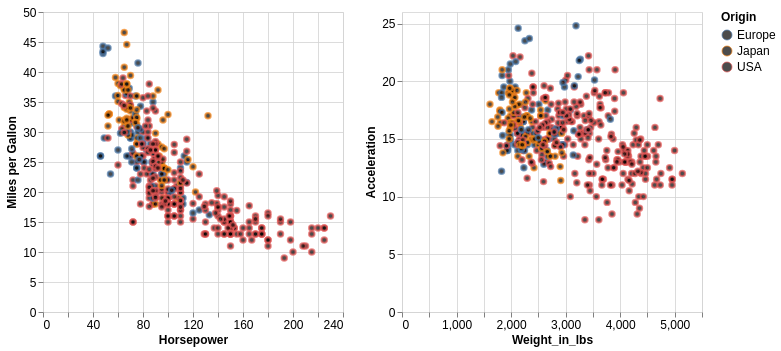

Source (notebook cell):
### Code cell
import altair as alt

# Setting up a ggplot2-like theme in Altair
ggplot2_theme = {
    'config': {
        'background': 'white',
        'title': {'fontSize': 16, 'font': 'Helvetica', 'color': 'black', 'anchor': 'start'},
        'axis': {
            'domain': False,
            'tickColor': 'gray',
            'labelFont': 'Helvetica',
            'labelFontSize': 12,
            'titleFont': 'Helvetica',
            'titleFontSize': 12,
            'titleColor': 'black',
            'gridColor': 'lightgray',
            'gridWidth': 0.8
        },
        'legend': {
            'labelFont': 'Helvetica',
            'labelFontSize': 12,
            'titleFont': 'Helvetica',
            'titleFontSize': 12
        },
        'mark': {
            'color': 'black',
            'fill': 'black',
            'strokeWidth': 1
        }
    }
}

# Apply theme
alt.themes.register('ggplot2_theme', lambda: ggplot2_theme)
alt.themes.enable('ggplot2_theme')

# Selection brush
brush = alt.selection_interval(resolve='intersect')

# Define the main chart with the ggplot2-like theme
points = (
    alt.Chart(cars_data)
    .mark_point()
    .encode(
        x=alt.X('Horsepower:Q', axis=alt.Axis(title='Horsepower')),
        y=alt.Y('Miles_per_Gallon:Q', axis=alt.Axis(title='Miles per Gallon')),
        color=alt.condition(brush, 'Origin:N', alt.value('lightgray')),
        tooltip=['Name:N', 'Cylinders:N']
    )
    .add_selection(brush)
)

# Combine both charts with ggplot2-like theme applied
(points | points.encode(x=alt.X('Weight_in_lbs:Q'), y=alt.Y('Acceleration:Q')))

### Figure 1 — Vega-Lite specification as saved in the notebook (floating-point values rounded to 4 significant figures; data arrays with more than 128 entries replaced by an {"elided": "..."} marker saying what was removed)
{"config": {"background": "white", "title": {"fontSize": 16, "font": "Helvetica", "color": "black", "anchor": "start"}, "axis": {"domain": false, "tickColor": "gray", "labelFont": "Helvetica", "labelFontSize": 12, "titleFont": "Helvetica", "titleFontSize": 12, "titleColor": "black", "gridColor": "lightgray", "gridWidth": 0.8}, "legend": {"labelFont": "Helvetica", "labelFontSize": 12, "titleFont": "Helvetica", "titleFontSize": 12}, "mark": {"color": "black", "fill": "black", "strokeWidth": 1}}, "hconcat": [{"mark": {"type": "point"}, "encoding": {"color": {"condition": {"param": "param_4", "field": "Origin", "type": "nominal"}, "value": "lightgray"}, "tooltip": [{"field": "Name", "type": "nominal"}, {"field": "Cylinders", "type": "nominal"}], "x": {"axis": {"title": "Horsepower"}, "field": "Horsepower", "type": "quantitative"}, "y": {"axis": {"title": "Miles per Gallon"}, "field": "Miles_per_Gallon", "type": "quantitative"}}, "name": "view_4"}, {"mark": {"type": "point"}, "encoding": {"color": {"condition": {"param": "param_4", "field": "Origin", "type": "nominal"}, "value": "lightgray"}, "tooltip": [{"field": "Name", "type": "nominal"}, {"field": "Cylinders", "type": "nominal"}], "x": {"field": "Weight_in_lbs", "type": "quantitative"}, "y": {"field": "Acceleration", "type": "quantitative"}}, "name": "view_5"}], "data": {"name": "data-583e73726c1545c56c203344161a975c"}, "params": [{"name": "param_4", "select": {"type": "interval", "resolve": "intersect"}, "views": ["view_4", "view_5"]}], "$schema": "https://vega.github.io/schema/vega-lite/v5.20.1.json", "datasets": {"data-583e73726c1545c56c203344161a975c": {"elided": "406 records"}}}
